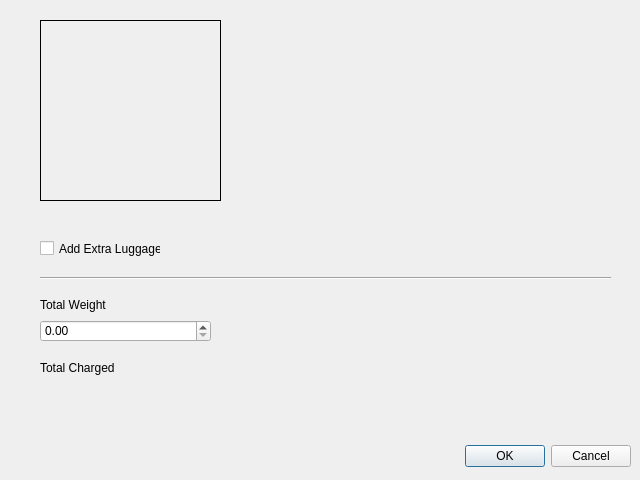
<?xml version="1.0" encoding="UTF-8"?>
<ui version="4.0">
 <class>frmCheckIn2</class>
 <widget class="QWidget" name="frmCheckIn2">
  <property name="geometry">
   <rect>
    <x>0</x>
    <y>0</y>
    <width>640</width>
    <height>480</height>
   </rect>
  </property>
  <property name="windowTitle">
   <string>Dialog</string>
  </property>
  <widget class="QDialogButtonBox" name="buttonBox">
   <property name="geometry">
    <rect>
     <x>10</x>
     <y>440</y>
     <width>621</width>
     <height>32</height>
    </rect>
   </property>
   <property name="orientation">
    <enum>Qt::Horizontal</enum>
   </property>
   <property name="standardButtons">
    <set>QDialogButtonBox::Cancel|QDialogButtonBox::Ok</set>
   </property>
  </widget>
  <widget class="QLabel" name="label">
   <property name="geometry">
    <rect>
     <x>260</x>
     <y>20</y>
     <width>101</width>
     <height>16</height>
    </rect>
   </property>
   <property name="font">
    <font>
     <pointsize>12</pointsize>
     <weight>75</weight>
     <bold>true</bold>
    </font>
   </property>
   <property name="text">
    <string>&lt;Name&gt;</string>
   </property>
  </widget>
  <widget class="QLabel" name="label_2">
   <property name="geometry">
    <rect>
     <x>260</x>
     <y>52</y>
     <width>161</width>
     <height>16</height>
    </rect>
   </property>
   <property name="font">
    <font>
     <pointsize>12</pointsize>
     <weight>75</weight>
     <bold>true</bold>
    </font>
   </property>
   <property name="text">
    <string>&lt;ID Card Number&gt;</string>
   </property>
  </widget>
  <widget class="QLabel" name="label_3">
   <property name="geometry">
    <rect>
     <x>260</x>
     <y>85</y>
     <width>201</width>
     <height>16</height>
    </rect>
   </property>
   <property name="font">
    <font>
     <pointsize>12</pointsize>
     <weight>75</weight>
     <bold>true</bold>
    </font>
   </property>
   <property name="text">
    <string>&lt;Reservation Number&gt;</string>
   </property>
  </widget>
  <widget class="QLabel" name="label_4">
   <property name="geometry">
    <rect>
     <x>260</x>
     <y>116</y>
     <width>161</width>
     <height>21</height>
    </rect>
   </property>
   <property name="font">
    <font>
     <pointsize>12</pointsize>
     <weight>75</weight>
     <bold>true</bold>
    </font>
   </property>
   <property name="text">
    <string>&lt;Flight Number&gt;</string>
   </property>
  </widget>
  <widget class="QLabel" name="label_5">
   <property name="geometry">
    <rect>
     <x>260</x>
     <y>182</y>
     <width>101</width>
     <height>16</height>
    </rect>
   </property>
   <property name="font">
    <font>
     <pointsize>12</pointsize>
     <weight>75</weight>
     <bold>true</bold>
    </font>
   </property>
   <property name="text">
    <string>&lt;Gate&gt;</string>
   </property>
  </widget>
  <widget class="QLabel" name="label_6">
   <property name="geometry">
    <rect>
     <x>260</x>
     <y>210</y>
     <width>141</width>
     <height>16</height>
    </rect>
   </property>
   <property name="font">
    <font>
     <pointsize>12</pointsize>
     <weight>75</weight>
     <bold>true</bold>
    </font>
   </property>
   <property name="text">
    <string>&lt;Seat Number&gt;</string>
   </property>
  </widget>
  <widget class="QCheckBox" name="checkBox">
   <property name="geometry">
    <rect>
     <x>40</x>
     <y>240</y>
     <width>121</width>
     <height>17</height>
    </rect>
   </property>
   <property name="text">
    <string>Add Extra Luggage</string>
   </property>
  </widget>
  <widget class="QLabel" name="label_7">
   <property name="geometry">
    <rect>
     <x>40</x>
     <y>20</y>
     <width>181</width>
     <height>181</height>
    </rect>
   </property>
   <property name="frameShape">
    <enum>QFrame::Box</enum>
   </property>
   <property name="text">
    <string>&lt;Photo&gt;</string>
   </property>
   <property name="alignment">
    <set>Qt::AlignCenter</set>
   </property>
  </widget>
  <widget class="Line" name="line">
   <property name="geometry">
    <rect>
     <x>40</x>
     <y>270</y>
     <width>571</width>
     <height>16</height>
    </rect>
   </property>
   <property name="orientation">
    <enum>Qt::Horizontal</enum>
   </property>
  </widget>
  <widget class="QDoubleSpinBox" name="doubleSpinBox">
   <property name="geometry">
    <rect>
     <x>40</x>
     <y>320</y>
     <width>171</width>
     <height>22</height>
    </rect>
   </property>
  </widget>
  <widget class="QLabel" name="label_8">
   <property name="geometry">
    <rect>
     <x>40</x>
     <y>297</y>
     <width>91</width>
     <height>16</height>
    </rect>
   </property>
   <property name="text">
    <string>Total Weight</string>
   </property>
  </widget>
  <widget class="QLabel" name="label_9">
   <property name="geometry">
    <rect>
     <x>40</x>
     <y>360</y>
     <width>81</width>
     <height>16</height>
    </rect>
   </property>
   <property name="text">
    <string>Total Charged</string>
   </property>
  </widget>
  <widget class="QLabel" name="label_10">
   <property name="geometry">
    <rect>
     <x>40</x>
     <y>390</y>
     <width>121</width>
     <height>21</height>
    </rect>
   </property>
   <property name="font">
    <font>
     <pointsize>12</pointsize>
     <weight>75</weight>
     <bold>true</bold>
    </font>
   </property>
   <property name="text">
    <string>&lt;Charged&gt;</string>
   </property>
  </widget>
  <widget class="QLabel" name="label_11">
   <property name="geometry">
    <rect>
     <x>260</x>
     <y>150</y>
     <width>161</width>
     <height>21</height>
    </rect>
   </property>
   <property name="font">
    <font>
     <pointsize>12</pointsize>
     <weight>75</weight>
     <bold>true</bold>
    </font>
   </property>
   <property name="text">
    <string>&lt;Flight Schedule&gt;</string>
   </property>
  </widget>
 </widget>
 <resources/>
 <connections>
  <connection>
   <sender>buttonBox</sender>
   <signal>accepted()</signal>
   <receiver>Dialog</receiver>
   <slot>accept()</slot>
   <hints>
    <hint type="sourcelabel">
     <x>248</x>
     <y>254</y>
    </hint>
    <hint type="destinationlabel">
     <x>157</x>
     <y>274</y>
    </hint>
   </hints>
  </connection>
  <connection>
   <sender>buttonBox</sender>
   <signal>rejected()</signal>
   <receiver>Dialog</receiver>
   <slot>reject()</slot>
   <hints>
    <hint type="sourcelabel">
     <x>316</x>
     <y>260</y>
    </hint>
    <hint type="destinationlabel">
     <x>286</x>
     <y>274</y>
    </hint>
   </hints>
  </connection>
 </connections>
</ui>
